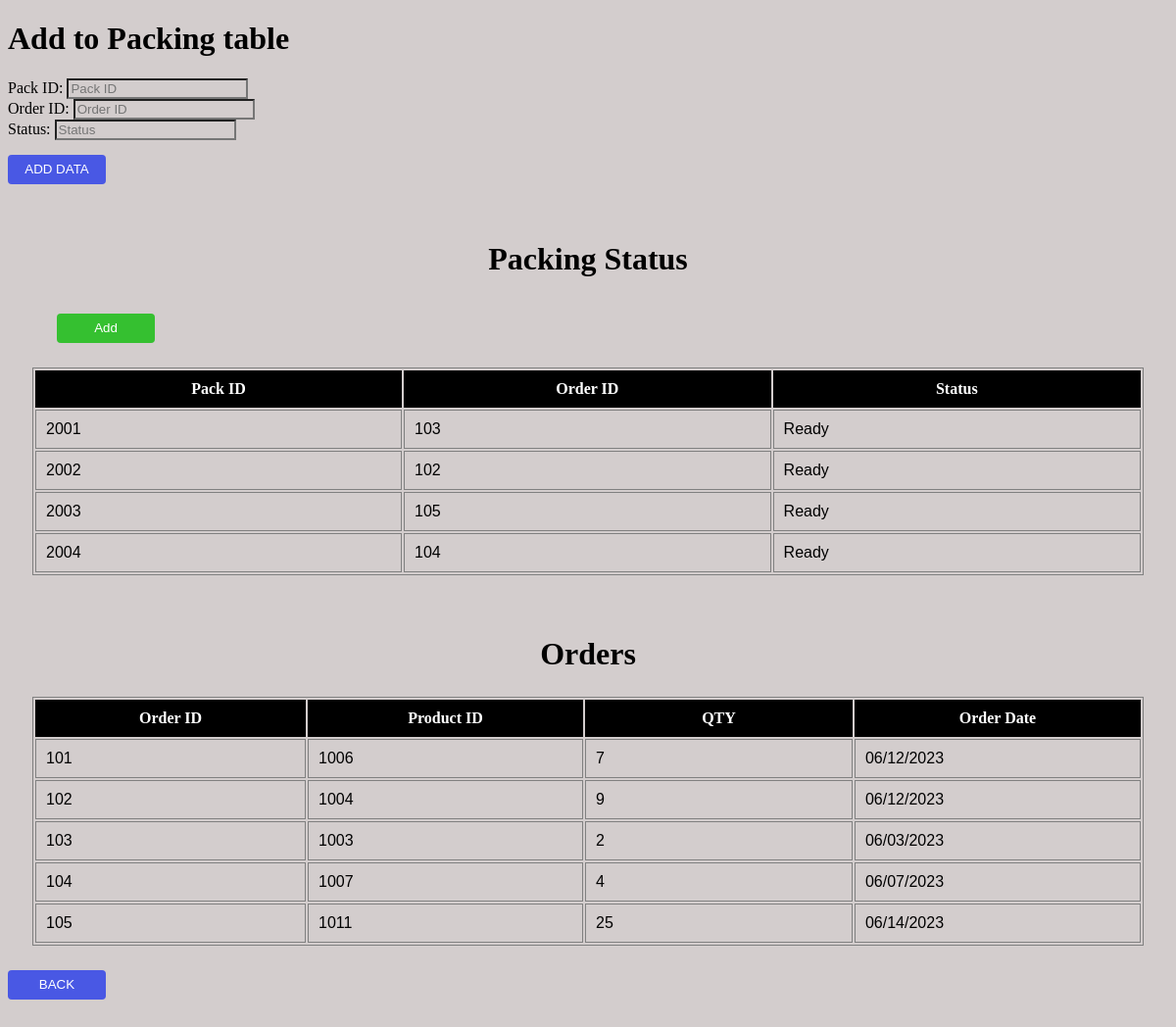
Page /pack.php on the committed database.
### tables this page shows
CREATE TABLE `pack` (
  `pack_id` int(20) NOT NULL,
  `order_id` int(20) DEFAULT NULL,
  `status` varchar(225) DEFAULT NULL
);

CREATE TABLE `orders` (
  `order_id` int(20) NOT NULL,
  `prod_id` int(20) DEFAULT NULL,
  `QTY` varchar(225) DEFAULT NULL,
  `order_date` varchar(255) DEFAULT NULL
);

### pack.php (the view, shortened to what this page needs)
<!DOCTYPE html>
<html lang="en">
<head>
</head>
<body>
    <h1>Add to Packing table</h1>
<form action="packsave.php" method="POST">
        <div class="prod_id">Pack ID: <input type="text" id="prod_id" name="pack_id" placeholder="Pack ID"required><br></div>
        <div class="prod_name">Order ID: <input type="text" id="prod_name" name="order_id" placeholder="Order ID"required><br></div>
        <div class="prod_desc">Status: <input type="text" id="prod_desc" name="status" placeholder="Status"required><br></div>
        <div class="subBtn"><input type="submit" id="AddBtn" name="submit" value="ADD DATA"></div>
    </form>
    <h1 class="header"><br>Packing Status</h1>
    <form action="pack.php" method="POST">
    <div class="seachBtn"><input type="submit" id="search-Btn" name="search" value="Add"></div>
    </form>
    <?php
        include("config.php");
        $sql = "SELECT * FROM pack";
        $result = $conn->query($sql);
        if ($result->num_rows > 0) {
            echo "<table>";
            echo "<tr>";
            echo "<th>Pack ID</th><th>Order ID</th><th>Status</th>";
            echo "</tr>";
            while ($row = $result->fetch_assoc()) {
                echo "<tr>";
                echo "<td>" . $row['pack_id'] . "</td>";
                echo "<td>" . $row['order_id'] . "</td>";
                echo "<td>" . $row['status'] . "</td>";
                echo "</tr>";
            }
            echo "</table>";
        }
    ?>
    <h1 class="header"><br>Orders</h1>
    <?php
        include("config.php");
        $sql = "SELECT * FROM orders";
        $result = $conn->query($sql);
        if ($result->num_rows > 0) {
            echo "<table>";
            echo "<tr>";
            echo "<th>Order ID</th><th>Product ID</th><th>QTY</th><th>Order Date</th>";
            echo "</tr>";
            while ($row = $result->fetch_assoc()) {
                echo "<tr>";
                echo "<td>" . $row['order_id'] . "</td>";
                echo "<td>" . $row['prod_id'] . "</td>";
                echo "<td>" . $row['QTY'] . "</td>";
                echo "<td>" . $row['order_date'] . "</td>";
                echo "</tr>";
            }
            echo "</table>";
        }
    ?>
    <form method="POST" action="index.php">
        <div class="backBtn"><input type="submit" id="BACKbtn" name="search" value="BACK"></div>
    </form>
</body>
</html>

### pack.php (style rules this page uses)
* { background-color: rgb(211, 205, 205); }
#AddBtn { height: 30px; width: 100px; border-radius: 4px; border: 0; background-color: rgb(73, 88, 228); transition: 0.5s; color: white; margin-top: 15px; align-items: center; justify-content: center; display: flex; }
th { width: 400px; padding: 10px; background-color: black; color: white; }
tr { padding: 10px; }
table { border: 1px solid; border-color: gray; margin: 25px; }
td { border: 1px solid; border-color: gray; width: 50px; border-width: 1px; padding: 10px; font-family: 'Trebuchet MS', 'Lucida Sans Unicode', 'Lucida Grande', 'Lucida Sans', Arial, sans-serif; }
#BACKbtn { height: 30px; width: 100px; border-radius: 4px; border: 0; background-color: rgb(73, 88, 228); transition: 0.5s; color: white; margin-bottom: 20px; }
.seachBtn #search-Btn { height: 30px; width: 100px; border-radius: 4px; border: 0; background-color: rgb(53, 192, 48); transition: 0.5s; color: white; margin-left: 50px; margin-top: 15px; }
.header { text-align: center; }

### rows in the picture
pack: pack_id "2001", order "103", status "Ready"
pack: pack_id "2002", order "102", status "Ready"
pack: pack_id "2003", order "105", status "Ready"
pack: pack_id "2004", order "104", status "Ready"
orders: order_id "101", prod "1006", QTY "7", order_date "06/12/2023"
orders: order_id "102", prod "1004", QTY "9", order_date "06/12/2023"
orders: order_id "103", prod "1003", QTY "2", order_date "06/03/2023"
orders: order_id "104", prod "1007", QTY "4", order_date "06/07/2023"
orders: order_id "105", prod "1011", QTY "25", order_date "06/14/2023"
